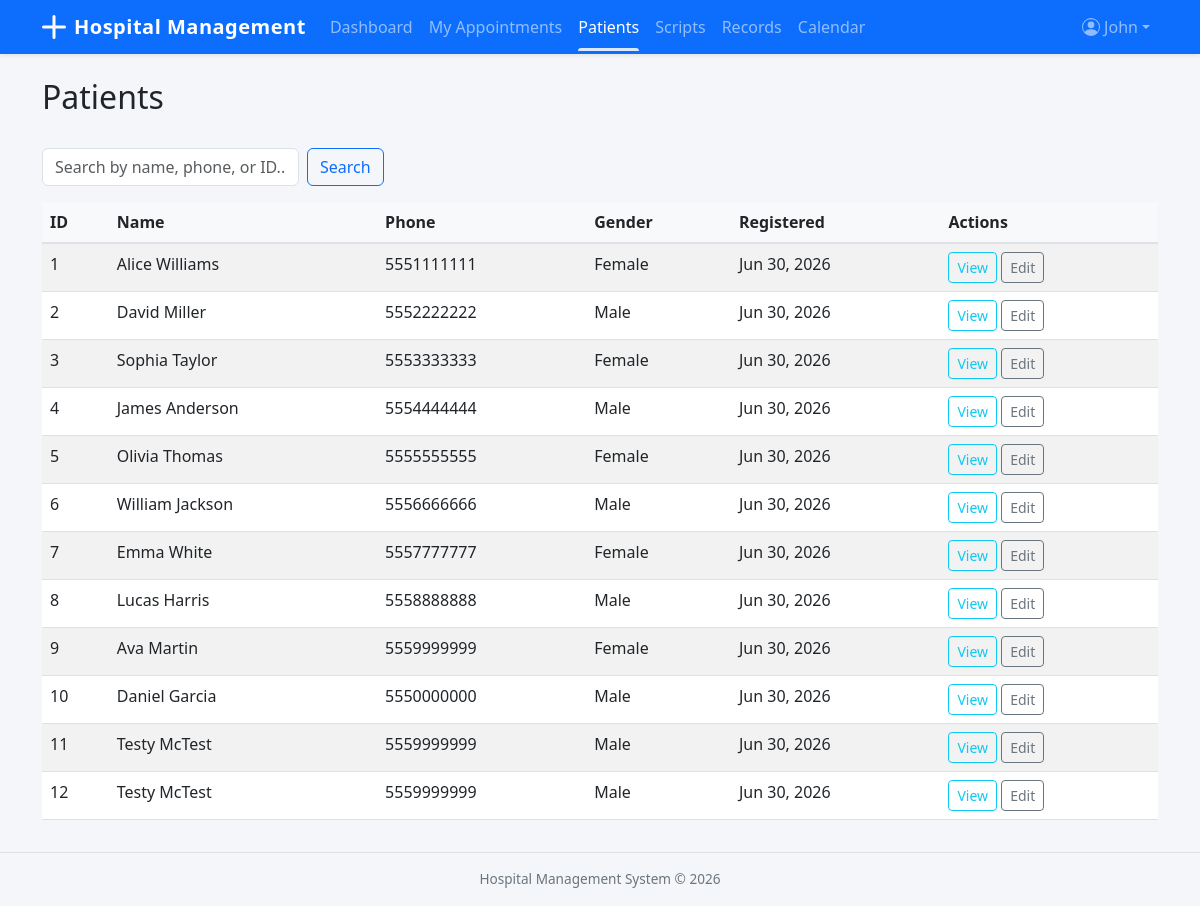
The app's page /patients/ (signed in) with its own data.
### accounts/models.py (models this page shows, shortened)
class User(AbstractUser):
    class Role(models.TextChoices):
        ADMIN = 'Admin', 'Admin'
        DOCTOR = 'Doctor', 'Doctor'
        RECEPTIONIST = 'Receptionist', 'Receptionist'
    role = models.CharField(max_length=20, choices=Role.choices, default=Role.RECEPTIONIST)
    phone_number = models.CharField(max_length=15, blank=True)

### patients/models.py (models this page shows, shortened)
class Patient(models.Model):
    class Gender(models.TextChoices):
        MALE = 'Male', 'Male'
        FEMALE = 'Female', 'Female'
        OTHER = 'Other', 'Other'
    class BloodGroup(models.TextChoices):
        A_POS = 'A+', 'A+'
        A_NEG = 'A-', 'A-'
        B_POS = 'B+', 'B+'
        B_NEG = 'B-', 'B-'
        AB_POS = 'AB+', 'AB+'
        AB_NEG = 'AB-', 'AB-'
        O_POS = 'O+', 'O+'
        O_NEG = 'O-', 'O-'
    first_name = models.CharField(max_length=50)
    last_name = models.CharField(max_length=50)
    date_of_birth = models.DateField()
    gender = models.CharField(max_length=10, choices=Gender.choices)
    blood_group = models.CharField(max_length=5, choices=BloodGroup.choices, blank=True)
    phone_number = models.CharField(max_length=15)
    email = models.EmailField(blank=True)
    address = models.TextField(blank=True)
    emergency_contact_name = models.CharField(max_length=100, blank=True)
    emergency_contact_phone = models.CharField(max_length=15, blank=True)
    registered_date = models.DateTimeField(auto_now_add=True)

### patients/views.py (the view, shortened to what this page needs)
# urls.py: path('', views.PatientListView.as_view(), name='patient_list'),
class PatientListView(LoginRequiredMixin, ListView):
    model = Patient
    template_name = 'patients/patient_list.html'
    context_object_name = 'patients'
    paginate_by = 20
    def get_queryset(self):
        qs = super().get_queryset()
        search = self.request.GET.get('search')
        return qs

### templates/patients/patient_list.html (shortened to what this page needs)
{% extends 'base.html' %}
{% block content %}
<div class="d-flex justify-content-between align-items-center">
    <h2>Patients</h2>
</div>
<form method="get" class="row g-2 mt-3 mb-3">
    <div class="col-auto"><input type="text" name="search" class="form-control" placeholder="Search by name, phone, or ID..." value="{{ request.GET.search }}"></div>
    <div class="col-auto"><button type="submit" class="btn btn-outline-primary">Search</button></div>
</form>
<table class="table table-striped">
    <thead><tr><th>ID</th><th>Name</th><th>Phone</th><th>Gender</th><th>Registered</th><th>Actions</th></tr></thead>
    <tbody>
    {% for patient in patients %}
    <tr>
        <td>{{ patient.id }}</td>
        <td>{{ patient.first_name }} {{ patient.last_name }}</td>
        <td>{{ patient.phone_number }}</td>
        <td>{{ patient.gender }}</td>
        <td>{{ patient.registered_date|date:"M d, Y" }}</td>
        <td>
            <a href="{% url 'patient_detail' patient.pk %}" class="btn btn-sm btn-outline-info">View</a>
            <a href="{% url 'patient_update' patient.pk %}" class="btn btn-sm btn-outline-secondary">Edit</a>
        </td>
    </tr>
    {% empty %}
    <tr><td colspan="6" class="text-muted">No patients found.</td></tr>
    {% endfor %}
    </tbody>
</table>
{% endblock %}

### templates/base.html (shortened to what this page needs)
<!DOCTYPE html>
<html lang="en">
<head>
    <link href="https://cdn.jsdelivr.net/npm/bootstrap@5.3.0/dist/css/bootstrap.min.css" rel="stylesheet">
</head>
<body>
    <nav class="navbar navbar-expand-lg navbar-dark bg-primary shadow-sm">
        <div class="container">
            <a class="navbar-brand d-flex align-items-center" href="{% url 'dashboard_redirect' %}">
                <svg xmlns="http://www.w3.org/2000/svg" width="24" height="24" fill="currentColor" class="me-2" viewBox="0 0 16 16">
                    <path d="M8 0a1 1 0 0 1 1 1v6h6a1 1 0 1 1 0 2H9v6a1 1 0 1 1-2 0V9H1a1 1 0 0 1 0-2h6V1a1 1 0 0 1 1-1z"/>
                </svg>
                <span class="d-none d-sm-inline">Hospital Management</span><span class="d-sm-none">HMS</span>
            </a>
            <div class="collapse navbar-collapse" id="navbarNav">
                {% if user.is_authenticated %}
                <ul class="navbar-nav me-auto">
                    {% if user.role == 'Admin' %}
                    <li class="nav-item"><a class="nav-link{% if request.resolver_match.url_name == 'admin_dashboard' %} active{% endif %}" href="{% url 'admin_dashboard' %}">Dashboard</a></li>
                    <li class="nav-item"><a class="nav-link{% if request.resolver_match.url_name == 'department_list' %} active{% endif %}" href="{% url 'department_list' %}">Departments</a></li>
                    <li class="nav-item"><a class="nav-link{% if 'doctor' in request.resolver_match.url_name %} active{% endif %}" href="{% url 'doctor_list' %}">Doctors</a></li>
                    <li class="nav-item"><a class="nav-link{% if 'patient' in request.resolver_match.url_name %} active{% endif %}" href="{% url 'patient_list' %}">Patients</a></li>
                    <li class="nav-item"><a class="nav-link{% if 'appointment' in request.resolver_match.url_name %} active{% endif %}" href="{% url 'appointment_list' %}">Appointments</a></li>
                    <li class="nav-item"><a class="nav-link{% if 'prescription' in request.resolver_match.url_name %} active{% endif %}" href="{% url 'prescription_list' %}">Prescriptions</a></li>
                    <li class="nav-item"><a class="nav-link{% if 'record' in request.resolver_match.url_name %} active{% endif %}" href="{% url 'medical_record_list' %}">Records</a></li>
                    <li class="nav-item"><a class="nav-link{% if 'report' in request.resolver_match.url_name %} active{% endif %}" href="{% url 'patient_report' %}">Reports</a></li>
                    <li class="nav-item"><a class="nav-link{% if 'calendar' in request.resolver_match.url_name %} active{% endif %}" href="{% url 'doctor_calendar' %}">Calendar</a></li>
                    {% elif user.role == 'Doctor' %}
                    <li class="nav-item"><a class="nav-link{% if request.resolver_match.url_name == 'doctor_dashboard' %} active{% endif %}" href="{% url 'doctor_dashboard' %}">Dashboard</a></li>
                    <li class="nav-item"><a class="nav-link{% if request.resolver_match.url_name == 'doctor_appointments' %} active{% endif %}" href="{% url 'doctor_appointments' %}">My Appointments</a></li>
                    <li class="nav-item"><a class="nav-link{% if 'patient' in request.resolver_match.url_name %} active{% endif %}" href="{% url 'patient_list' %}">Patients</a></li>
                    <li class="nav-item"><a class="nav-link{% if request.resolver_match.url_name == 'doctor_prescriptions' %} active{% endif %}" href="{% url 'doctor_prescriptions' %}">Scripts</a></li>
                    <li class="nav-item"><a class="nav-link{% if request.resolver_match.url_name == 'doctor_medical_records' %} active{% endif %}" href="{% url 'doctor_medical_records' %}">Records</a></li>
                    <li class="nav-item"><a class="nav-link{% if 'calendar' in request.resolver_match.url_name %} active{% endif %}" href="{% url 'doctor_calendar' %}">Calendar</a></li>
                    {% endif %}
                </ul>
                <ul class="navbar-nav">
                    <li class="nav-item dropdown">
                        <a class="nav-link dropdown-toggle d-flex align-items-center" href="#" role="button" data-bs-toggle="dropdown">
                            <span class="d-none d-md-inline">{{ user.get_short_name|default:user.username }}</span>
                        </a>
                    </li>
                </ul>
                {% endif %}
            </div>
        </div>
    </nav>
    <div class="container mt-4">
        {% block content %}{% endblock %}
    </div>
    <footer class="footer text-center">
        <div class="container">
            Hospital Management System &copy; {% now "Y" %}
        </div>
    </footer>
</body>
</html>

### templates/base.html (style rules this page uses)
body { background-color: #f4f6f9; }
.navbar { padding-top: 0; padding-bottom: 0; }
.navbar-brand { font-weight: 700; letter-spacing: 0.5px; padding-top: 0.75rem; padding-bottom: 0.75rem; }
.navbar .nav-link { padding-top: 0.75rem; padding-bottom: 0.75rem; position: relative; }
.navbar .nav-link.active::after { content: ''; position: absolute; bottom: 0; left: 0.5rem; right: 0.5rem; height: 3px; background: rgba(255,255,255,0.85); border-radius: 3px 3px 0 0; }
.table th { background-color: #f8f9fa; border-bottom-width: 2px; }
.footer { font-size: 0.85rem; color: #6c757d; border-top: 1px solid #dee2e6; padding: 1rem 0; margin-top: 2rem; }

### records on screen
User: get_short_name "John"
Patient: id "1", first_name "Alice", last_name "Williams", phone_number "5551111111", gender "Female", registered_date "Jun 30, 2026"
Patient: id "2", first_name "David", last_name "Miller", phone_number "5552222222", gender "Male", registered_date "Jun 30, 2026"
Patient: id "3", first_name "Sophia", last_name "Taylor", phone_number "5553333333", gender "Female", registered_date "Jun 30, 2026"
Patient: id "4", first_name "James", last_name "Anderson", phone_number "5554444444", gender "Male", registered_date "Jun 30, 2026"
Patient: id "5", first_name "Olivia", last_name "Thomas", phone_number "5555555555", gender "Female", registered_date "Jun 30, 2026"
Patient: id "6", first_name "William", last_name "Jackson", phone_number "5556666666", gender "Male", registered_date "Jun 30, 2026"
Patient: id "7", first_name "Emma", last_name "White", phone_number "5557777777", gender "Female", registered_date "Jun 30, 2026"
Patient: id "8", first_name "Lucas", last_name "Harris", phone_number "5558888888", gender "Male", registered_date "Jun 30, 2026"
Patient: id "9", first_name "Ava", last_name "Martin", phone_number "5559999999", gender "Female", registered_date "Jun 30, 2026"
Patient: id "10", first_name "Daniel", last_name "Garcia", phone_number "5550000000", gender "Male", registered_date "Jun 30, 2026"
Patient: id "11", first_name "Testy", last_name "McTest", phone_number "5559999999", gender "Male", registered_date "Jun 30, 2026"
Patient: id "12", first_name "Testy", last_name "McTest", phone_number "5559999999", gender "Male", registered_date "Jun 30, 2026"
